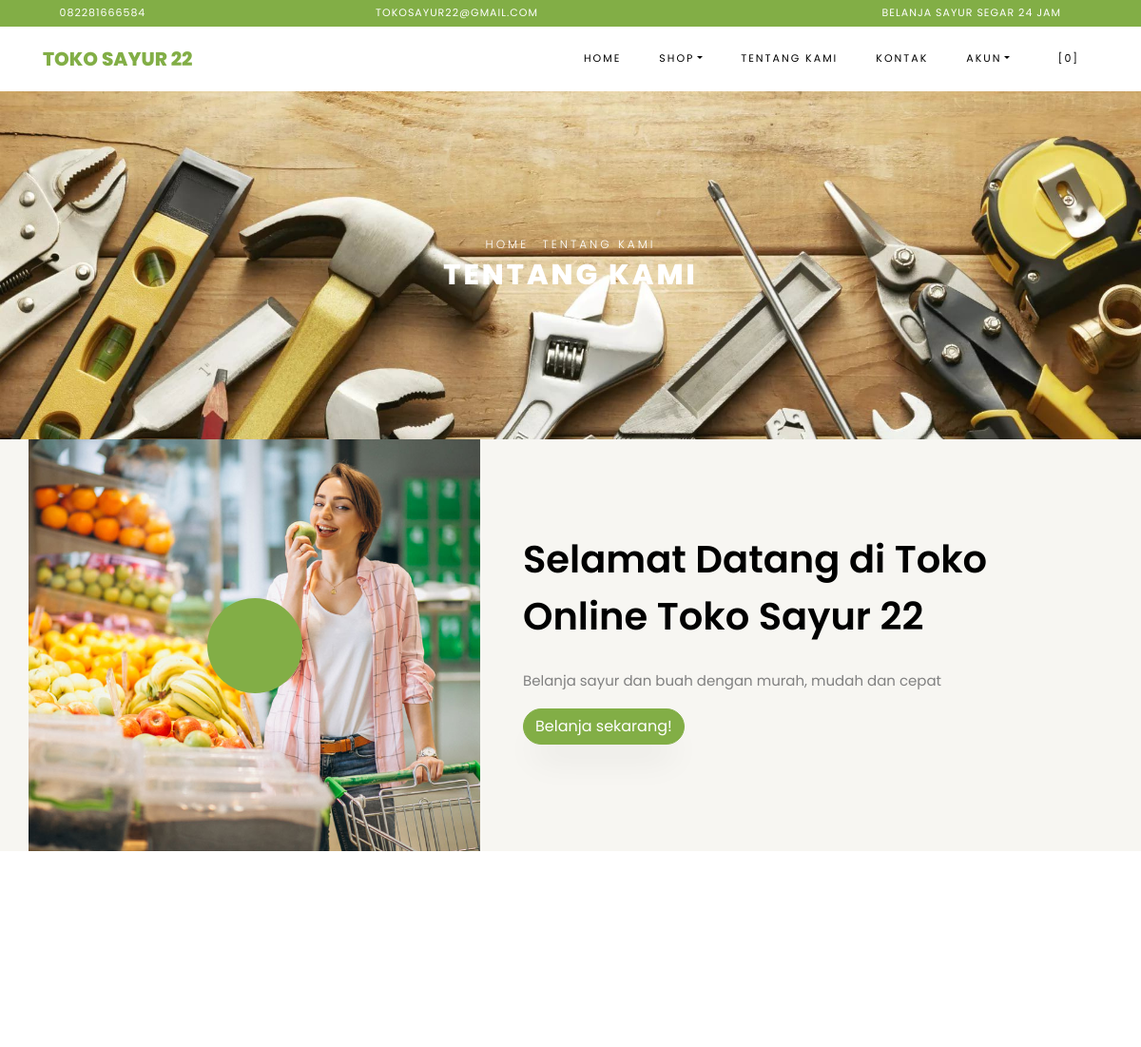
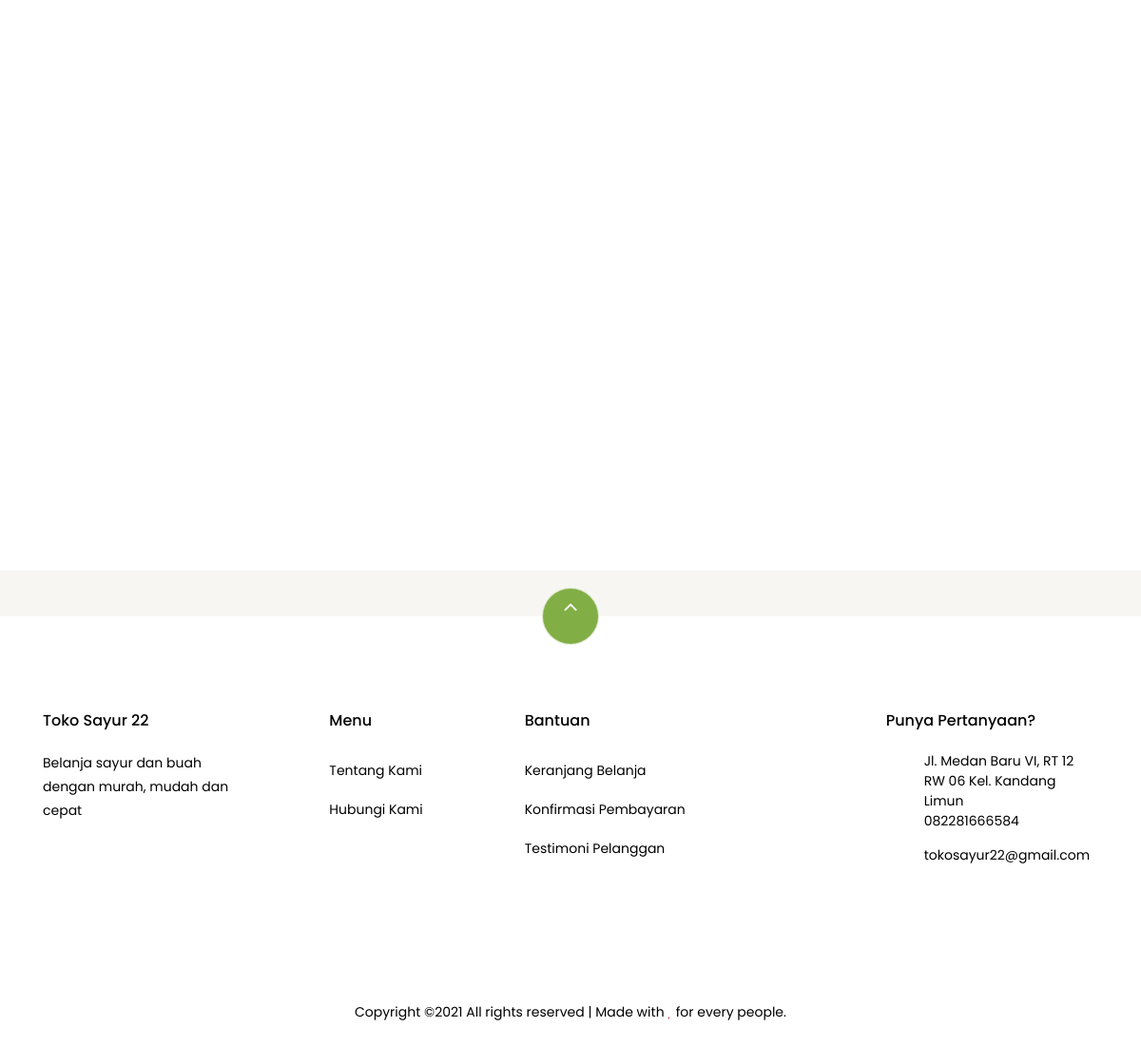
Before: /index.php/pages/about with the older database file (2 pictures, top to bottom).
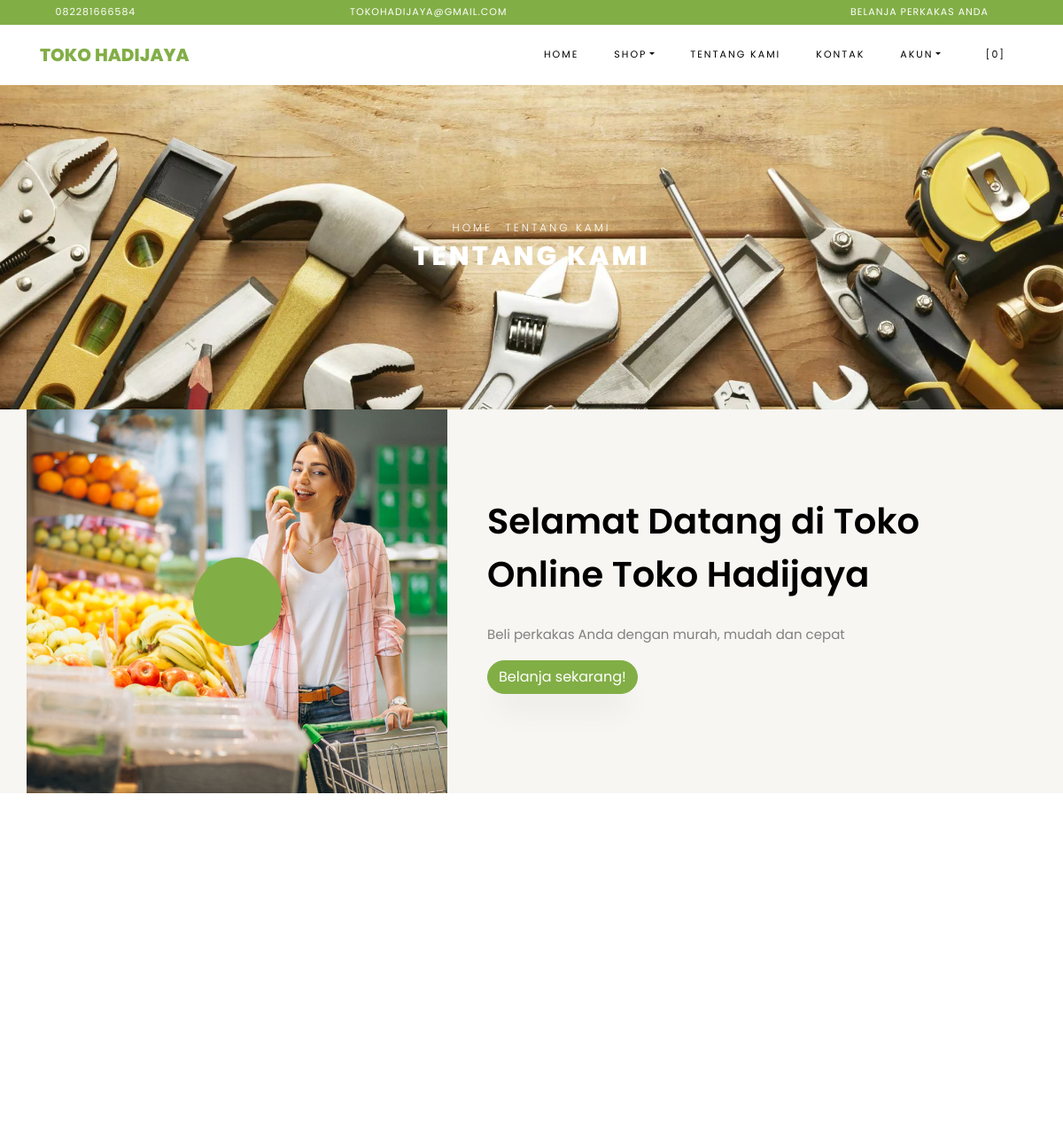
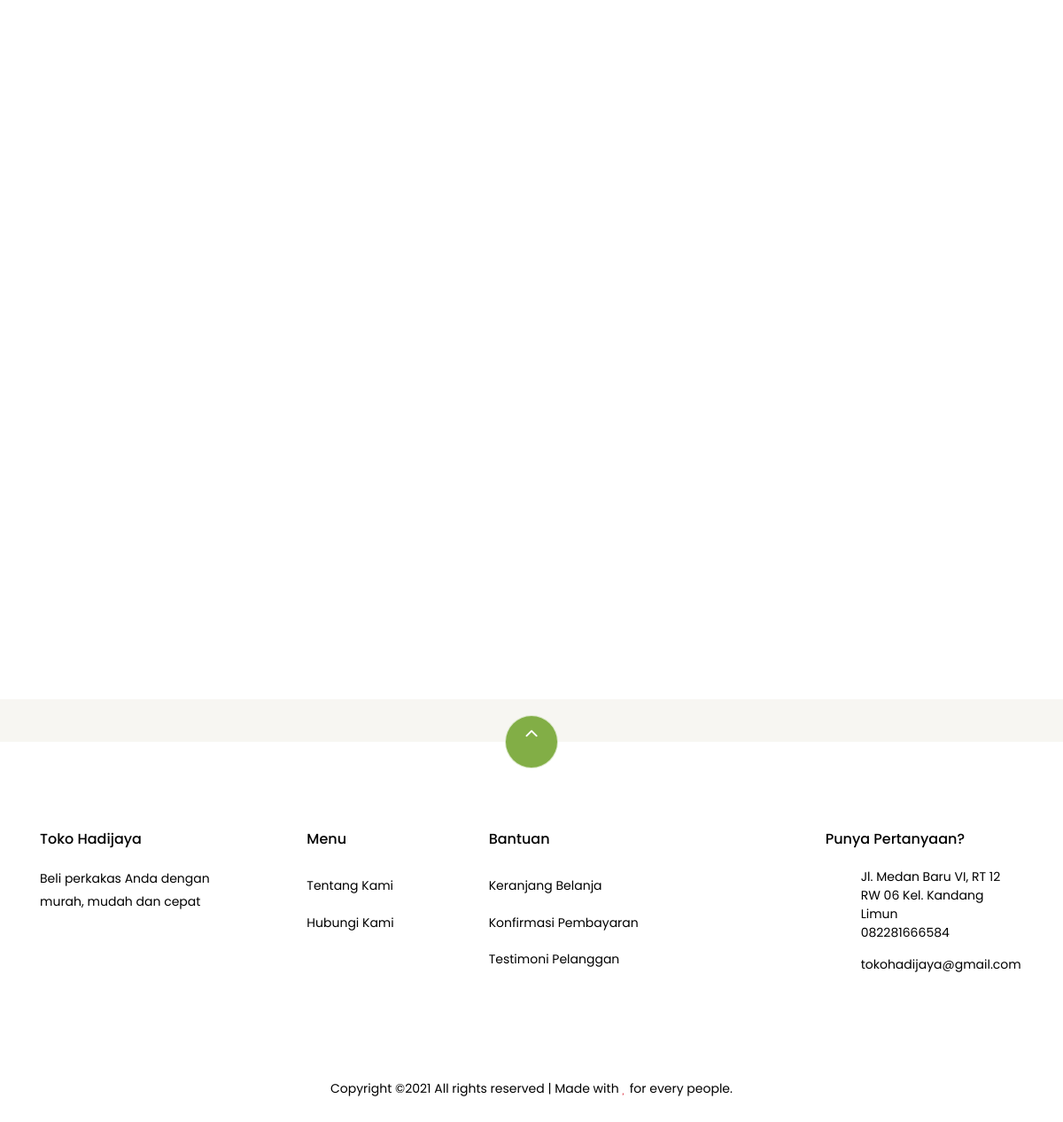
After: the same page with the newer database file (2 pictures, top to bottom).
### tables this page shows
CREATE TABLE `settings` (
  `id` int(10) NOT NULL,
  `key` varchar(32) NOT NULL,
  `content` text NOT NULL
);

### application/helpers/themes_helper.php (called while the page is built, shortened)
<?php
if ( ! function_exists('get_theme_name'))
{
    function get_theme_name() {
        $current_theme = get_settings('current_theme_name');
        return ($current_theme) ? $current_theme : false;
    }
}
if ( ! function_exists('get_template_part'))
{
    function get_template_part($file_name = null, $params = array()) {
        if ($file_name !== '') {
            $current_theme = get_theme_name();
            if ( file_exists($file_location = VIEWPATH .'themes/'. $current_theme .'/'. $file_name .'.php')) {
                $CI =& get_instance();
                $CI->load->view('themes/'. $current_theme .'/'. $file_name, $params);
            }
            else {
                echo '<div>Kesalahan: berkas tema <b>'. $file_name .'.php</b> tidak ditemukan.<br>Lokasi berkas: <b>'. $file_location .'</b></div>';
            }
        }
    }
}
if ( ! function_exists('get_header'))
{
    function get_header($params = null, $section = '', $current_section = '') {
        $load_params = array();
        if ( is_null($params)) {
            $load_params['title'] = get_settings('site_name');
        }
        else if ( is_string($params)) {
            $load_params['title'] = $params;
        }
        $load_params['sidebar_section'] = $section;
        $load_params['current_section'] = $current_section;
        get_template_part('header', $load_params);
    }
}
if ( ! function_exists('get_footer'))
{
    function get_footer($params = array()) {
        get_template_part('footer', $params);
    }
}
if ( ! function_exists('get_theme_uri'))
{
    function get_theme_uri($file_name = null, $theme_name = NULL)
    {
        $theme_name = ($theme_name == NULL) ? get_theme_name() : $theme_name;
        return is_null($file_name) ? base_url('assets/themes/'. $theme_name .'/') : base_url('assets/themes/'. $theme_name .'/'. $file_name) ;
    }
}

### application/controllers/Pages.php (called while the page is built, shortened)
<?php
class Pages extends CI_Controller {
    public function about()
    {
        $params['reviews'] = $this->review->get_all_reviews();
        get_header(get_store_name());
        get_template_part('pages/about', $params);
        get_footer();
    }
}

### index.php (called while the page is built, shortened)
<?php
require_once BASEPATH.'core/CodeIgniter.php';

### application/helpers/global_helper.php (called while the page is built, shortened)
<?php
if (!function_exists('get_settings')) {
    function get_settings($key = '')
    {
        $CI = &get_instance();
        $row = $CI->db
            ->select('content')
            ->where('key', $key)
            ->get('settings')
            ->row();
        return $row->content;
    }
}
if (!function_exists('get_store_name')) {
    function get_store_name()
    {
        return get_settings('store_name');
    }
}

### application/helpers/session_helper.php (called while the page is built, shortened)
<?php
if (!function_exists('init')) {
    function init()
    {
        $CI = &get_instance();
        return $CI;
    }
}
if (!function_exists('session_data')) {
    function session_data()
    {
        $CI = init();
        $read_session_in_cookie = get_cookie('__ACTIVE_SESSION_DATA');
        $read_session_in_session = $CI->session->userdata('__ACTIVE_SESSION_DATA');
        if ($read_session_in_cookie) {
            $read_data = $CI->encryption->decrypt($read_session_in_cookie);
            $read_data = json_decode($read_data);
            return $read_data;
        } else if ($read_session_in_session) {
            $read_data = $CI->encryption->decrypt($read_session_in_session);
            $read_data = json_decode($read_data);
            return $read_data;
        } else {
            $default_session = new stdClass();
            $default_session->is_login = FALSE;
            $default_session->user_id = 0;
            $default_session->login_at = 0;
            $default_session->remember_me = FALSE;
            return $default_session;
        }
    }
}

### application/views/themes/vegefoods/pages/about.php (the view, shortened to what this page needs)
<div class="hero-wrap hero-bread" style="background-image: url('<?php echo get_theme_uri('images/bg_1.jpg'); ?>');">
    <div class="container">
      <div class="row no-gutters slider-text align-items-center justify-content-center">
        <div class="col-md-9 ftco-animate text-center">
            <p class="breadcrumbs"><span class="mr-2"><?php echo anchor(base_url(), 'Home'); ?></span> <span>Tentang Kami</span></p>
          <h1 class="mb-0 bread">Tentang Kami</h1>
        </div>
      </div>
    </div>
  </div>
  <section class="ftco-section ftco-no-pb ftco-no-pt bg-light">
          <div class="container">
              <div class="row">
                  <div class="col-md-5 p-md-5 img img-2 d-flex justify-content-center align-items-center" style="background-image: url(<?php echo get_theme_uri('images/about.jpg'); ?>);">
                      <a href="https://vimeo.com/45830194" class="icon popup-vimeo d-flex justify-content-center align-items-center">
                          <span class="icon-play"></span>
                      </a>
                  </div>
                  <div class="col-md-7 py-5 wrap-about pb-md-5 ftco-animate">
            <div class="heading-section-bold mb-4 mt-md-5">
                <div class="ml-md-0">
                  <h2 class="mb-4">Selamat Datang di Toko Online <?php echo get_store_name(); ?></h2>
              </div>
            </div>
            <div class="pb-md-5">
                <p><?php echo get_settings('store_description'); ?></p>
                          <p><a href="<?php echo site_url('browse'); ?>" class="btn btn-primary">Belanja sekarang!</a></p>
                      </div>
                  </div>
              </div>
          </div>
      </section>
      <section class="ftco-section testimony-section">
    <div class="container">
      <div class="row justify-content-center mb-5 pb-3">
      </div>
    </div>
  </section>
<section class="ftco-section">
      <div class="container">
          <div class="row no-gutters ftco-services">
  </div>
      </div>
  </section>

### application/third_party/MX/Loader.php (shortened to what this page needs)
<?php (defined('BASEPATH')) OR exit('No direct script access allowed');
class MX_Loader extends CI_Loader
{
	public $_ci_cached_vars = array();
	public function view($view, $vars = array(), $return = FALSE)
	{
		if (method_exists($this, '_ci_object_to_array'))
		{
        	return $this->_ci_load(array('_ci_view' => $view, '_ci_vars' => $this->_ci_object_to_array($vars), '_ci_return' => $return));
		}
		else {
        	return $this->_ci_load(array('_ci_view' => $view, '_ci_vars' => $this->_ci_prepare_view_vars($vars), '_ci_return' => $return));
		}
	}
	public function _ci_load($_ci_data)
	{
		extract($_ci_data);
		if (isset($_ci_view))
		{
			$_ci_path = '';
			$_ci_file = (pathinfo($_ci_view, PATHINFO_EXTENSION)) ? $_ci_view : $_ci_view.EXT;
			foreach ($this->_ci_view_paths as $path => $cascade)
			{
				if (file_exists($view = $path.$_ci_file))
				{
					$_ci_path = $view;
					break;
				}
			}
		}
		elseif (isset($_ci_path))
		{
			$_ci_file = basename($_ci_path);
			if( ! file_exists($_ci_path)) $_ci_path = '';
		}
		if (isset($_ci_vars))
			$this->_ci_cached_vars = array_merge($this->_ci_cached_vars, (array) $_ci_vars);
		extract($this->_ci_cached_vars);
		if ((bool) @ini_get('short_open_tag') === FALSE && CI::$APP->config->item('rewrite_short_tags') == TRUE)
		{
			echo eval('?>'.preg_replace("/;*\s*\?>/", "; ?>", str_replace('<?=', '<?php echo ', file_get_contents($_ci_path))));
		}
		else
		{
			include($_ci_path);
		}
	}
}

### application/views/themes/vegefoods/header.php (shortened to what this page needs)
?><!DOCTYPE html>
<html lang="en">
  <head>
    <link rel="stylesheet" href="<?php echo get_theme_uri('css/open-iconic-bootstrap.min.css'); ?>">
    <link rel="stylesheet" href="<?php echo get_theme_uri('css/animate.css'); ?>">
    <link rel="stylesheet" href="<?php echo get_theme_uri('css/owl.carousel.min.css'); ?>">
    <link rel="stylesheet" href="<?php echo get_theme_uri('css/owl.theme.default.min.css'); ?>">
    <link rel="stylesheet" href="<?php echo get_theme_uri('css/magnific-popup.css'); ?>">
    <link rel="stylesheet" href="<?php echo get_theme_uri('css/aos.css'); ?>">
	<link rel="stylesheet" href="<?php echo get_theme_uri('css/ionicons.min.css'); ?>">
	<link rel="stylesheet" href="<?php echo get_theme_uri('js/plugins/@fortawesome/fontawesome-free/css/all.min.css', 'argon'); ?>">
    <link rel="stylesheet" href="<?php echo get_theme_uri('css/bootstrap-datepicker.css'); ?>">
    <link rel="stylesheet" href="<?php echo get_theme_uri('css/jquery.timepicker.css'); ?>">
    <link rel="stylesheet" href="<?php echo get_theme_uri('css/flaticon.css'); ?>">
    <link rel="stylesheet" href="<?php echo get_theme_uri('css/icomoon.css'); ?>">
	<link rel="stylesheet" href="<?php echo get_theme_uri('css/style.css'); ?>">
	<link rel="stylesheet" href="<?php echo base_url('assets/plugins/toastr/toastr.min.css'); ?>">
  </head>
  <body class="goto-here">
		<div class="py-1 bg-primary">
    	<div class="container">
    		<div class="row no-gutters d-flex align-items-start align-items-center px-md-0">
	    		<div class="col-lg-12 d-block">
		    		<div class="row d-flex">
		    			<div class="col-md pr-4 d-flex topper align-items-center">
					    	<div class="icon mr-2 d-flex justify-content-center align-items-center"><span class="icon-phone2"></span></div>
						    <span class="text"><?php echo get_settings('store_phone_number'); ?></span>
					    </div>
					    <div class="col-md pr-4 d-flex topper align-items-center">
					    	<div class="icon mr-2 d-flex justify-content-center align-items-center"><span class="icon-paper-plane"></span></div>
						    <span class="text"><?php echo get_settings('store_email'); ?></span>
					    </div>
					    <div class="col-md-5 pr-4 d-flex topper align-items-center text-lg-right">
						    <span class="text"><?php echo get_settings('store_tagline'); ?></span>
					    </div>
				    </div>
			    </div>
		    </div>
		  </div>
    </div>
    <nav class="navbar navbar-expand-lg navbar-dark ftco_navbar bg-dark ftco-navbar-light" id="ftco-navbar">
	    <div class="container">
	      <a class="navbar-brand" href="<?php echo base_url(); ?>"><?php echo get_store_name(); ?></a>
	      <div class="collapse navbar-collapse" id="ftco-nav">
	        <ul class="navbar-nav ml-auto">
	          <li class="nav-item active"><a href="<?php echo base_url(); ?>" class="nav-link">Home</a></li>
	          <li class="nav-item dropdown">
              <a class="nav-link dropdown-toggle" href="#" id="dropdown04" data-toggle="dropdown" aria-haspopup="true" aria-expanded="false">Shop</a>
            </li>
	          <li class="nav-item"><a href="<?php echo site_url('pages/about'); ?>" class="nav-link">Tentang Kami</a></li>
              <li class="nav-item"><a href="<?php echo site_url('pages/contact'); ?>" class="nav-link">Kontak</a></li>
              <li class="nav-item dropdown">
              <a class="nav-link dropdown-toggle" href="#" id="dropdown05" data-toggle="dropdown" aria-haspopup="true" aria-expanded="false">Akun</a>
            </li>
	          <li class="nav-item cta cta-colored"><a href="<?php echo site_url('shop/cart'); ?>" class="nav-link"><span class="icon-shopping_cart"></span>[<span class="cart-item-total">0</span>]</a></li>
	        </ul>
	      </div>
	    </div>
	  </nav>

### application/views/themes/vegefoods/footer.php (shortened to what this page needs)
<section class="ftco-section ftco-no-pt ftco-no-pb py-5 bg-light">
    <div class="container py-4">
    </div>
  </section>
  <footer class="ftco-footer ftco-section">
    <div class="container">
        <div class="row">
            <div class="mouse">
                      <a href="#" class="mouse-icon">
                          <div class="mouse-wheel"><span class="ion-ios-arrow-up"></span></div>
                      </a>
                  </div>
        </div>
      <div class="row mb-5">
        <div class="col-md">
          <div class="ftco-footer-widget mb-4">
            <h2 class="ftco-heading-2"><?php echo get_store_name(); ?></h2>
            <p><?php echo get_settings('store_description'); ?></p>
            <ul class="ftco-footer-social list-unstyled float-md-left float-lft mt-5">
            </ul>
          </div>
        </div>
        <div class="col-md">
          <div class="ftco-footer-widget mb-4 ml-md-5">
            <h2 class="ftco-heading-2">Menu</h2>
            <ul class="list-unstyled">
              <li><a href="<?php echo site_url('pages/about'); ?>" class="py-2 d-block">Tentang Kami</a></li>
              <li><a href="<?php echo site_url('pages/contact'); ?>" class="py-2 d-block">Hubungi Kami</a></li>
            </ul>
          </div>
        </div>
        <div class="col-md-4">
           <div class="ftco-footer-widget mb-4">
            <h2 class="ftco-heading-2">Bantuan</h2>
            <div class="d-flex">
                <ul class="list-unstyled mr-l-5 pr-l-3 mr-4">
                  <li><a href="<?php echo site_url('shop/cart'); ?>" class="py-2 d-block">Keranjang Belanja</a></li>
                  <li><a href="<?php echo site_url('customer/payments/confirm'); ?>" class="py-2 d-block">Konfirmasi Pembayaran</a></li>
                  <li><a href="<?php echo site_url('shop/testimonial'); ?>" class="py-2 d-block">Testimoni Pelanggan</a></li>
                </ul>
              </div>
          </div>
        </div>
        <div class="col-md">
          <div class="ftco-footer-widget mb-4">
              <h2 class="ftco-heading-2">Punya Pertanyaan?</h2>
              <div class="block-23 mb-3">
                <ul>
                  <li><span class="icon icon-map-marker"></span><span class="text"><?php echo get_settings('store_address'); ?></span></li>
                  <li><a href="#"><span class="icon icon-phone"></span><span class="text"><?php echo get_settings('store_phone_number'); ?></span></a></li>
                  <li><a href="#"><span class="icon icon-envelope"></span><span class="text"><?php echo get_settings('store_email'); ?></span></a></li>
                </ul>
              </div>
          </div>
        </div>
      </div>
      <div class="row">
        <div class="col-md-12 text-center">
          <p>
                        Copyright &copy;<script>document.write(new Date().getFullYear());</script> All rights reserved | Made with <i class="icon-heart text-danger" aria-hidden="true"></i> for every people.
                      </p>
        </div>
      </div>
    </div>
  </footer>
</body>
</html>

### assets/themes/vegefoods/css/icomoon.css (style rules this page uses)
[class^="icon-"], [class*=" icon-"] { font-family: 'icomoon' !important; speak: none; font-style: normal; font-weight: normal; font-variant: normal; text-transform: none; line-height: 1; -webkit-font-smoothing: antialiased; -moz-osx-font-smoothing: grayscale; }
.icon-heart:before { content: "\f004"; }
.icon-map-marker:before { content: "\f041"; }
.icon-play:before { content: "\f04b"; }
.icon-phone:before { content: "\f095"; }
.icon-envelope:before { content: "\f0e0"; }
.icon-paper-plane:before { content: "\f1d8"; }
.icon-phone2:before { content: "\e0cd"; }
.icon-shopping_cart:before { content: "\e8cc"; }

Changed rows visible on the page:
changed settings: content "TOKOSAYUR22@GMAIL.COM" → "TOKOHADIJAYA@GMAIL.COM"; content "tokosayur22@gmail.com" → "tokohadijaya@gmail.com"
changed settings: content "BELANJA SAYUR SEGAR 24 JAM" → "BELANJA PERKAKAS ANDA"
changed settings: content "TOKO SAYUR 22" → "TOKO HADIJAYA"; content "Toko Sayur 22" → "Toko Hadijaya"
changed settings: content "Belanja sayur dan buah dengan murah, mudah dan cepat" → "Beli perkakas Anda dengan murah, mudah dan cepat"
